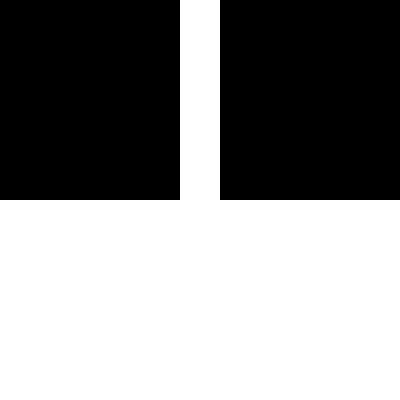
Frame 1 (no input)
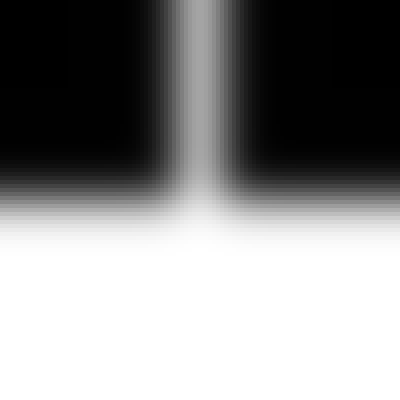
Frame 60 (the mouse pressed at the canvas centre just before this capture)
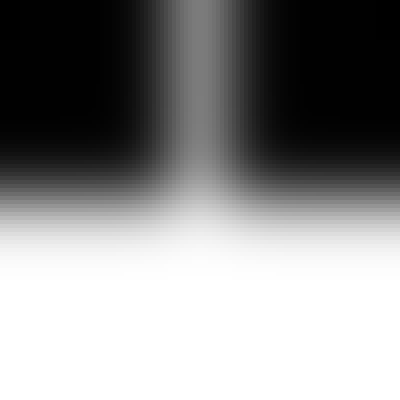
Frame 120 (the mouse held since frame 60 and released just before this capture)

The Processing sketch that drew these frames (run headless with seeded random() and noise(); from frame 60 on, the mouse is pressed at the canvas centre):

// Processing sketch: diffusion_test
// ── diffusion_test.pde
int scl = 4;
Cell cell_grid[][] = new Cell[100][100];

void setup(){
  for(int y = 0;y < cell_grid.length;y++){
    for(int x = 0;x < cell_grid[y].length;x++){
      cell_grid[y][x] = new Cell(x*scl,y*scl,scl);
    }
  }
  for(int y = 0;y < 50;y++){
    for(int x = 0;x < 45;x++){
      cell_grid[y][x].value = 1;
    }
  }
  for(int y = 0;y < 50;y++){
    for(int x = 55;x < 100;x++){
      cell_grid[y][x].value = 1;
    }
  }
  size(400,400);
}

void draw(){
  background(255);
  for(int y = 0;y < cell_grid.length;y++){
    for(int x = 0;x < cell_grid[y].length;x++){
      cell_grid[y][x].render();
      cell_grid[y][x].diffuse(cell_grid);
    }
  }
  for(int y = 0;y < cell_grid.length;y++){
    for(int x = 0;x < cell_grid[y].length;x++){
      cell_grid[y][x].change();
    }
  }
} //<>//
// ── grid.pde
class Cell{
  int x, y, scl;
  float value = 0;
  float tempValue = value;
  Cell(int x,int y,int scl){
    this.x = x;
    this.y = y;
    this.scl = scl;
  }
  
  void render(){
    fill(0,0,0,map(value,1,0,255,0));
    noStroke();
    rect(x,y,scl,scl);
  }
  
  void diffuse(Cell[][] grid){
    float dr = 0.25;
    int indexX = x/scl;
    int indexY = y/scl;
    tempValue = value;
    if(indexX != 0){
      float tempV = grid[indexY][indexX-1].value;
      tempValue += (tempV-value)*dr;
    }
    if(indexY != 0){
      float tempV = grid[indexY-1][indexX].value;
      tempValue += (tempV-value)*dr;
    }
    if(indexX != grid[0].length-1){
      float tempV = grid[indexY][indexX+1].value;
      tempValue += (tempV-value)*dr;
    }
    if(indexY != grid.length-1){
      float tempV = grid[indexY+1][indexX].value;
      tempValue += (tempV-value)*dr;
    }
  }
  void change(){
    value = tempValue;
  }
}
